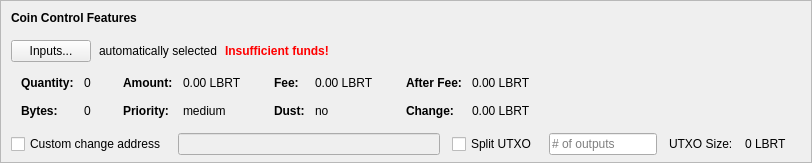
    <widget class="QFrame" name="frameCoinControl">
     <property name="sizePolicy">
      <sizepolicy hsizetype="Expanding" vsizetype="Expanding">
       <horstretch>0</horstretch>
       <verstretch>0</verstretch>
      </sizepolicy>
     </property>
     <property name="maximumSize">
      <size>
       <width>16777215</width>
       <height>16777215</height>
      </size>
     </property>
     <property name="frameShape">
      <enum>QFrame::StyledPanel</enum>
     </property>
     <property name="frameShadow">
      <enum>QFrame::Sunken</enum>
     </property>
     <layout class="QVBoxLayout" name="verticalLayoutCoinControl2">
      <property name="spacing">
       <number>0</number>
      </property>
      <property name="leftMargin">
       <number>0</number>
      </property>
      <property name="topMargin">
       <number>0</number>
      </property>
      <property name="rightMargin">
       <number>0</number>
      </property>
      <property name="bottomMargin">
       <number>6</number>
      </property>
      <item>
       <layout class="QVBoxLayout" name="verticalLayoutCoinControl" stretch="0,0,0,0,1">
        <property name="spacing">
         <number>0</number>
        </property>
        <property name="leftMargin">
         <number>10</number>
        </property>
        <property name="topMargin">
         <number>10</number>
        </property>
        <item>
         <layout class="QHBoxLayout" name="horizontalLayoutCoinControl1">
          <property name="bottomMargin">
           <number>15</number>
          </property>
          <item>
           <widget class="QLabel" name="labelCoinControlFeatures">
            <property name="sizePolicy">
             <sizepolicy hsizetype="Preferred" vsizetype="Maximum">
              <horstretch>0</horstretch>
              <verstretch>0</verstretch>
             </sizepolicy>
            </property>
            <property name="font">
             <font>
              <weight>75</weight>
              <bold>true</bold>
             </font>
            </property>
            <property name="styleSheet">
             <string notr="true">font-weight:bold;</string>
            </property>
            <property name="text">
             <string>Coin Control Features</string>
            </property>
           </widget>
          </item>
         </layout>
        </item>
        <item>
         <layout class="QHBoxLayout" name="horizontalLayoutCoinControl2" stretch="0,0,0,0">
          <property name="spacing">
           <number>8</number>
          </property>
          <property name="bottomMargin">
           <number>10</number>
          </property>
          <item>
           <widget class="QPushButton" name="pushButtonCoinControl">
            <property name="styleSheet">
             <string notr="true"/>
            </property>
            <property name="text">
             <string>Inputs...</string>
            </property>
            <property name="autoDefault">
             <bool>false</bool>
            </property>
           </widget>
          </item>
          <item>
           <widget class="QLabel" name="labelCoinControlAutomaticallySelected">
            <property name="text">
             <string>automatically selected</string>
            </property>
            <property name="margin">
             <number>5</number>
            </property>
           </widget>
          </item>
          <item>
           <widget class="QLabel" name="labelCoinControlInsuffFunds">
            <property name="font">
             <font>
              <weight>75</weight>
              <bold>true</bold>
             </font>
            </property>
            <property name="styleSheet">
             <string notr="true">color:red;font-weight:bold;</string>
            </property>
            <property name="text">
             <string>Insufficient funds!</string>
            </property>
            <property name="margin">
             <number>5</number>
            </property>
           </widget>
          </item>
          <item>
           <spacer name="horizontalSpacerCoinControl">
            <property name="orientation">
             <enum>Qt::Horizontal</enum>
            </property>
            <property name="sizeHint" stdset="0">
             <size>
              <width>40</width>
              <height>1</height>
             </size>
            </property>
           </spacer>
          </item>
         </layout>
        </item>
        <item>
         <widget class="QWidget" name="widgetCoinControl" native="true">
          <property name="sizePolicy">
           <sizepolicy hsizetype="Preferred" vsizetype="Preferred">
            <horstretch>0</horstretch>
            <verstretch>0</verstretch>
           </sizepolicy>
          </property>
          <property name="minimumSize">
           <size>
            <width>0</width>
            <height>0</height>
           </size>
          </property>
          <property name="styleSheet">
           <string notr="true"/>
          </property>
          <layout class="QHBoxLayout" name="horizontalLayoutCoinControl5">
           <property name="leftMargin">
            <number>0</number>
           </property>
           <property name="topMargin">
            <number>0</number>
           </property>
           <property name="rightMargin">
            <number>0</number>
           </property>
           <property name="bottomMargin">
            <number>0</number>
           </property>
           <item>
            <layout class="QHBoxLayout" name="horizontalLayoutCoinControl3" stretch="0,0,0,1">
             <property name="spacing">
              <number>20</number>
             </property>
             <property name="topMargin">
              <number>0</number>
             </property>
             <property name="bottomMargin">
              <number>10</number>
             </property>
             <item>
              <layout class="QFormLayout" name="formLayoutCoinControl1">
               <property name="horizontalSpacing">
                <number>10</number>
               </property>
               <property name="verticalSpacing">
                <number>14</number>
               </property>
               <property name="leftMargin">
                <number>10</number>
               </property>
               <property name="topMargin">
                <number>4</number>
               </property>
               <property name="rightMargin">
                <number>6</number>
               </property>
               <item row="0" column="0">
                <widget class="QLabel" name="labelCoinControlQuantityText">
                 <property name="font">
                  <font>
                   <weight>75</weight>
                   <bold>true</bold>
                  </font>
                 </property>
                 <property name="text">
                  <string>Quantity:</string>
                 </property>
                 <property name="margin">
                  <number>0</number>
                 </property>
                </widget>
               </item>
               <item row="0" column="1">
                <widget class="QLabel" name="labelCoinControlQuantity">
                 <property name="cursor">
                  <cursorShape>IBeamCursor</cursorShape>
                 </property>
                 <property name="contextMenuPolicy">
                  <enum>Qt::ActionsContextMenu</enum>
                 </property>
                 <property name="text">
                  <string notr="true">0</string>
                 </property>
                 <property name="margin">
                  <number>0</number>
                 </property>
                 <property name="textInteractionFlags">
                  <set>Qt::LinksAccessibleByMouse|Qt::TextSelectableByKeyboard|Qt::TextSelectableByMouse</set>
                 </property>
                </widget>
               </item>
               <item row="1" column="0">
                <widget class="QLabel" name="labelCoinControlBytesText">
                 <property name="font">
                  <font>
                   <weight>75</weight>
                   <bold>true</bold>
                  </font>
                 </property>
                 <property name="text">
                  <string>Bytes:</string>
                 </property>
                </widget>
               </item>
               <item row="1" column="1">
                <widget class="QLabel" name="labelCoinControlBytes">
                 <property name="cursor">
                  <cursorShape>IBeamCursor</cursorShape>
                 </property>
                 <property name="contextMenuPolicy">
                  <enum>Qt::ActionsContextMenu</enum>
                 </property>
                 <property name="text">
                  <string notr="true">0</string>
                 </property>
                 <property name="textInteractionFlags">
                  <set>Qt::LinksAccessibleByMouse|Qt::TextSelectableByKeyboard|Qt::TextSelectableByMouse</set>
                 </property>
                </widget>
               </item>
              </layout>
             </item>
             <item>
              <layout class="QFormLayout" name="formLayoutCoinControl2">
               <property name="horizontalSpacing">
                <number>10</number>
               </property>
               <property name="verticalSpacing">
                <number>14</number>
               </property>
               <property name="leftMargin">
                <number>6</number>
               </property>
               <property name="topMargin">
                <number>4</number>
               </property>
               <property name="rightMargin">
                <number>6</number>
               </property>
               <item row="0" column="0">
                <widget class="QLabel" name="labelCoinControlAmountText">
                 <property name="font">
                  <font>
                   <weight>75</weight>
                   <bold>true</bold>
                  </font>
                 </property>
                 <property name="text">
                  <string>Amount:</string>
                 </property>
                 <property name="margin">
                  <number>0</number>
                 </property>
                </widget>
               </item>
               <item row="0" column="1">
                <widget class="QLabel" name="labelCoinControlAmount">
                 <property name="cursor">
                  <cursorShape>IBeamCursor</cursorShape>
                 </property>
                 <property name="contextMenuPolicy">
                  <enum>Qt::ActionsContextMenu</enum>
                 </property>
                 <property name="text">
                  <string notr="true">0.00 LBRT</string>
                 </property>
                 <property name="textInteractionFlags">
                  <set>Qt::LinksAccessibleByMouse|Qt::TextSelectableByKeyboard|Qt::TextSelectableByMouse</set>
                 </property>
                </widget>
               </item>
               <item row="1" column="0">
                <widget class="QLabel" name="labelCoinControlPriorityText">
                 <property name="font">
                  <font>
                   <weight>75</weight>
                   <bold>true</bold>
                  </font>
                 </property>
                 <property name="text">
                  <string>Priority:</string>
                 </property>
                </widget>
               </item>
               <item row="1" column="1">
                <widget class="QLabel" name="labelCoinControlPriority">
                 <property name="cursor">
                  <cursorShape>IBeamCursor</cursorShape>
                 </property>
                 <property name="contextMenuPolicy">
                  <enum>Qt::ActionsContextMenu</enum>
                 </property>
                 <property name="text">
                  <string>medium</string>
                 </property>
                 <property name="textInteractionFlags">
                  <set>Qt::LinksAccessibleByMouse|Qt::TextSelectableByKeyboard|Qt::TextSelectableByMouse</set>
                 </property>
                </widget>
               </item>
              </layout>
             </item>
             <item>
              <layout class="QFormLayout" name="formLayoutCoinControl3">
               <property name="horizontalSpacing">
                <number>10</number>
               </property>
               <property name="verticalSpacing">
                <number>14</number>
               </property>
               <property name="leftMargin">
                <number>6</number>
               </property>
               <property name="topMargin">
                <number>4</number>
               </property>
               <property name="rightMargin">
                <number>6</number>
               </property>
               <item row="0" column="0">
                <widget class="QLabel" name="labelCoinControlFeeText">
                 <property name="font">
                  <font>
                   <weight>75</weight>
                   <bold>true</bold>
                  </font>
                 </property>
                 <property name="text">
                  <string>Fee:</string>
                 </property>
                 <property name="margin">
                  <number>0</number>
                 </property>
                </widget>
               </item>
               <item row="0" column="1">
                <widget class="QLabel" name="labelCoinControlFee">
                 <property name="cursor">
                  <cursorShape>IBeamCursor</cursorShape>
                 </property>
                 <property name="contextMenuPolicy">
                  <enum>Qt::ActionsContextMenu</enum>
                 </property>
                 <property name="text">
                  <string notr="true">0.00 LBRT</string>
                 </property>
                 <property name="textInteractionFlags">
                  <set>Qt::LinksAccessibleByMouse|Qt::TextSelectableByKeyboard|Qt::TextSelectableByMouse</set>
                 </property>
                </widget>
               </item>
               <item row="1" column="0">
                <widget class="QLabel" name="labelCoinControlLowOutputText">
                 <property name="font">
                  <font>
                   <weight>75</weight>
                   <bold>true</bold>
                  </font>
                 </property>
                 <property name="text">
                  <string>Dust:</string>
                 </property>
                </widget>
               </item>
               <item row="1" column="1">
                <widget class="QLabel" name="labelCoinControlLowOutput">
                 <property name="cursor">
                  <cursorShape>IBeamCursor</cursorShape>
                 </property>
                 <property name="contextMenuPolicy">
                  <enum>Qt::ActionsContextMenu</enum>
                 </property>
                 <property name="text">
                  <string>no</string>
                 </property>
                 <property name="textInteractionFlags">
                  <set>Qt::LinksAccessibleByMouse|Qt::TextSelectableByKeyboard|Qt::TextSelectableByMouse</set>
                 </property>
                </widget>
               </item>
              </layout>
             </item>
             <item>
              <layout class="QFormLayout" name="formLayoutCoinControl4">
               <property name="horizontalSpacing">
                <number>10</number>
               </property>
               <property name="verticalSpacing">
                <number>14</number>
               </property>
               <property name="leftMargin">
                <number>6</number>
               </property>
               <property name="topMargin">
                <number>4</number>
               </property>
               <property name="rightMargin">
                <number>6</number>
               </property>
               <item row="0" column="0">
                <widget class="QLabel" name="labelCoinControlAfterFeeText">
                 <property name="font">
                  <font>
                   <weight>75</weight>
                   <bold>true</bold>
                  </font>
                 </property>
                 <property name="text">
                  <string>After Fee:</string>
                 </property>
                 <property name="margin">
                  <number>0</number>
                 </property>
                </widget>
               </item>
               <item row="0" column="1">
                <widget class="QLabel" name="labelCoinControlAfterFee">
                 <property name="cursor">
                  <cursorShape>IBeamCursor</cursorShape>
                 </property>
                 <property name="contextMenuPolicy">
                  <enum>Qt::ActionsContextMenu</enum>
                 </property>
                 <property name="text">
                  <string notr="true">0.00 LBRT</string>
                 </property>
                 <property name="textInteractionFlags">
                  <set>Qt::LinksAccessibleByMouse|Qt::TextSelectableByKeyboard|Qt::TextSelectableByMouse</set>
                 </property>
                </widget>
               </item>
               <item row="1" column="0">
                <widget class="QLabel" name="labelCoinControlChangeText">
                 <property name="font">
                  <font>
                   <weight>75</weight>
                   <bold>true</bold>
                  </font>
                 </property>
                 <property name="text">
                  <string>Change:</string>
                 </property>
                </widget>
               </item>
               <item row="1" column="1">
                <widget class="QLabel" name="labelCoinControlChange">
                 <property name="cursor">
                  <cursorShape>IBeamCursor</cursorShape>
                 </property>
                 <property name="contextMenuPolicy">
                  <enum>Qt::ActionsContextMenu</enum>
                 </property>
                 <property name="text">
                  <string notr="true">0.00 LBRT</string>
                 </property>
                 <property name="textInteractionFlags">
                  <set>Qt::LinksAccessibleByMouse|Qt::TextSelectableByKeyboard|Qt::TextSelectableByMouse</set>
                 </property>
                </widget>
               </item>
              </layout>
             </item>
            </layout>
           </item>
          </layout>
         </widget>
        </item>
        <item>
         <layout class="QHBoxLayout" name="horizontalLayoutCoinControl4" stretch="0,0,0,0,0,0,0">
          <property name="spacing">
           <number>12</number>
          </property>
          <property name="sizeConstraint">
           <enum>QLayout::SetDefaultConstraint</enum>
          </property>
          <property name="topMargin">
           <number>5</number>
          </property>
          <property name="rightMargin">
           <number>5</number>
          </property>
          <item>
           <widget class="QCheckBox" name="checkBoxCoinControlChange">
            <property name="toolTip">
             <string>If this is activated, but the change address is empty or invalid, change will be sent to a newly generated address.</string>
            </property>
            <property name="text">
             <string>Custom change address</string>
            </property>
           </widget>
          </item>
          <item>
           <widget class="QValidatedLineEdit" name="lineEditCoinControlChange">
            <property name="enabled">
             <bool>false</bool>
            </property>
            <property name="sizePolicy">
             <sizepolicy hsizetype="Expanding" vsizetype="Fixed">
              <horstretch>0</horstretch>
              <verstretch>0</verstretch>
             </sizepolicy>
            </property>
           </widget>
          </item>
          <item>
           <widget class="QCheckBox" name="splitBlockCheckBox">
            <property name="text">
             <string>Split UTXO</string>
            </property>
           </widget>
          </item>
          <item>
           <widget class="QLineEdit" name="splitBlockLineEdit">
            <property name="sizePolicy">
             <sizepolicy hsizetype="Fixed" vsizetype="Fixed">
              <horstretch>50</horstretch>
              <verstretch>0</verstretch>
             </sizepolicy>
            </property>
            <property name="placeholderText">
             <string># of outputs</string>
            </property>
           </widget>
          </item>
          <item>
           <widget class="QLabel" name="labelBlockSizeText">
            <property name="text">
             <string>UTXO Size:</string>
            </property>
           </widget>
          </item>
          <item>
           <widget class="QLabel" name="labelBlockSize">
            <property name="text">
             <string>0 LBRT</string>
            </property>
           </widget>
          </item>
          <item>
           <widget class="QLabel" name="labelCoinControlChangeLabel">
            <property name="sizePolicy">
             <sizepolicy hsizetype="Preferred" vsizetype="Expanding">
              <horstretch>0</horstretch>
              <verstretch>0</verstretch>
             </sizepolicy>
            </property>
            <property name="minimumSize">
             <size>
              <width>0</width>
              <height>0</height>
             </size>
            </property>
            <property name="text">
             <string/>
            </property>
            <property name="margin">
             <number>3</number>
            </property>
           </widget>
          </item>
         </layout>
        </item>
        <item>
         <spacer name="verticalSpacerCoinControl">
          <property name="orientation">
           <enum>Qt::Vertical</enum>
          </property>
          <property name="sizeHint" stdset="0">
           <size>
            <width>800</width>
            <height>1</height>
           </size>
          </property>
         </spacer>
        </item>
       </layout>
      </item>
     </layout>
    </widget>
